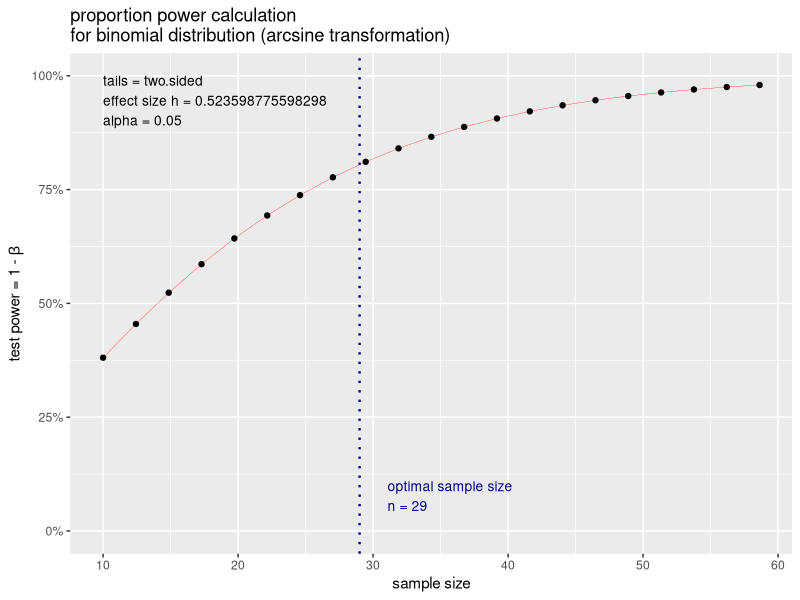
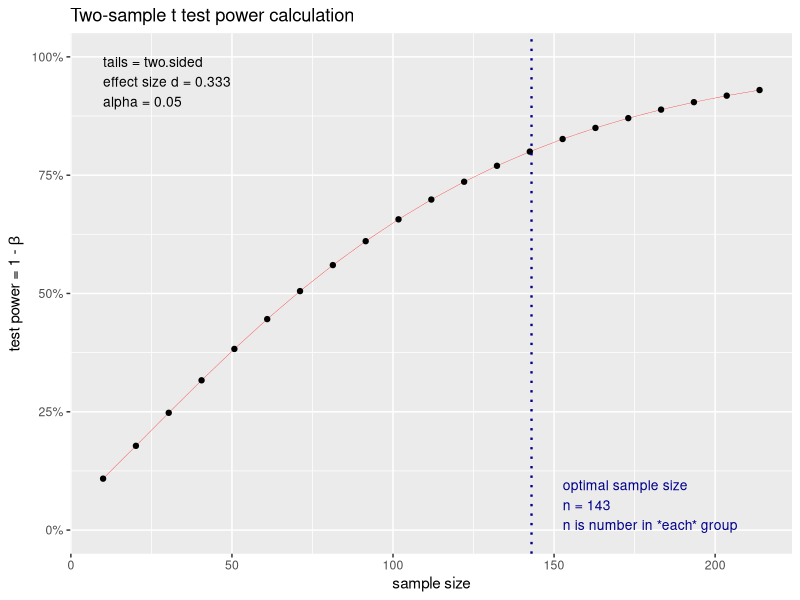

Source code (R) for these figures, in order: (Note: this script raises an error after producing the figures.)
# Clay Ford
# Power and Sample Size Analysis workshop
# Fall 2016
# UVa StatLab

# Power and sample size calculations for various statistical tests using the
# "pwr" package and a few built-in R functions

install.packages("pwr")
library(pwr)


# pwr.p.test --------------------------------------------------------------

# one-sample test for proportions  (ES=h) 

# This applies to our name tag example. Say we think people place name tags on 
# the left side of their chest 75% percent of the time versus random chance
# (50%). What sample size do we need to show this assuming a significance level
# (Type I error) of 0.05 and a desired power of 0.80?

h <- ES.h(p1 = 0.75, p2 = 0.50)
pwr.p.test(h = h, sig.level = 0.05, power = 0.80, alternative = "greater")

# About 23 people; always round up.

# The previous example assumed a one-sided test: Null = 0.5, Alt > 0.5. 

# We typically take the conservative route and calculate sample size based on a 
# two-sided test. That is Null = 0.5, Alt != 0.5. If we don't specify an
# alternative, the default alternative is two.sided.

pwr.p.test(h = h, sig.level = 0.05, power = 0.80)

# Notice we need more people. 

# Say we think people place name tags on the left 70% percent of the time
# instead of 50%. What is the power of our test if we survey 30 people provided 
# we accept a significance level of 0.05? (Notice we can use the ES.h() function
# in pwr.p.test)
pwr.p.test(h = ES.h(p1 = 0.70, p2 = 0.50), n = 30, sig.level = 0.05)

# Again, notice the default is a "two.sided" test. This means we're simply
# testing that the alternative proportion is not 0.5. It could be lower or
# higher. Assuming "greater" increases the power:
pwr.p.test(h = ES.h(p1 = 0.70, p2 = 0.50), n = 30, sig.level = 0.05, 
           alternative = "greater")

# Equivalently we can think of one proportion being "less" than some value, say
# 0.25 versus random chance. Notice the effect is negative and resulting power is
# the same:
pwr.p.test(h = ES.h(p1 = 0.30, p2 = 0.50), n = 30, sig.level = 0.05, 
           alternative = "less")

# NOTE: Usually recommended to stick with the two-sided alternative.

# We can also save the result of a sample size estimate and plot it.
pout <- pwr.p.test(h = ES.h(p1 = 0.75, p2 = 0.50), power = 0.80, sig.level = 0.05)
plot(pout)

# Your plot will look different from mine if you do not have the ggplot2 package
# installed.

# Conventional effect sizes for "h":
cohen.ES(test = "p", size = "small")
cohen.ES(test = "p", size = "medium")
cohen.ES(test = "p", size = "large")

# We can use these instead of specifying proportions:
pwr.p.test(h = 0.2, sig.level = 0.05, power = 0.8)
pwr.p.test(h = 0.5, sig.level = 0.05, power = 0.8)
pwr.p.test(h = 0.8, sig.level = 0.05, power = 0.8)

# YOUR TURN!
# Say we think people place name tags on the left 70% percent of the time instead
# of 50%. What sample size do we need to show this assuming a significance level
# of 0.01, a desired power of 0.90, and a one-sided "greater" alternative?



# pwr.2p.test -------------------------------------------------------------

# two-sample test for proportions (ES=h) 

# EXAMPLE: Let's say I want to randomly sample male and female UVa undergrad
# students and ask them if they consume alcohol at least once a week. My null
# hypothesis is no difference in the proportion that answer yes. My alternative
# hypothesis is that there is a difference. (two-sided; one gender has higher
# proportion, I don't know which.) I'd like to detect a difference as small as
# 5%. How many students do I need to sample in each group if we want 80% power
# and a significance level of 0.05?

# Recall effect size depends on the two proportions we compare:
ES.h(p1 = 0.55, p2 = 0.50)
ES.h(p1 = 0.35, p2 = 0.30)
ES.h(p1 = 0.15, p2 = 0.10)

# 55% vs. 50%
pwr.2p.test(h = ES.h(p1 = 0.55, p2 = 0.50), sig.level = 0.05, power = .80)
# 35% vs. 30%
pwr.2p.test(h = ES.h(p1 = 0.35, p2 = 0.30), sig.level = 0.05, power = .80)
# 15% vs. 10%
pwr.2p.test(h = ES.h(p1 = 0.15, p2 = 0.10), sig.level = 0.05, power = .80)

# Sample size is PER GROUP. Always round sample size up.

# Base R has a function called power.prop.test that allows you to use the raw
# proportions in the function.
power.prop.test(p1 = 0.55, p2 = 0.50, sig.level = 0.05, power = .80)
power.prop.test(p1 = 0.35, p2 = 0.30, sig.level = 0.05, power = .80)
power.prop.test(p1 = 0.15, p2 = 0.10, sig.level = 0.05, power = .80)

# Notice the results are slightly different. It calculates effect size
# differently.

# If we don't have any preconceived estimates of proportions or don't feel 
# comfortable making estimates, we can use a conventional effect sizes of 0.2,
# 0.5 or 0.8

# Sample sizes for the conventional effects:
pwr.2p.test(h = 0.2, sig.level = 0.05, power = .80)
pwr.2p.test(h = 0.5, sig.level = 0.05, power = .80)
pwr.2p.test(h = 0.8, sig.level = 0.05, power = .80)

# What sample size do I need to detect effects of 0.2 and 0.1 with 80% power?
pwr.2p.test(h = 0.2, sig.level = 0.05, power = 0.8)
pwr.2p.test(h = 0.1, sig.level = 0.05, power = 0.8)

# YOUR TURN! Let's say we're only able to randomly sample 80 students (40 per 
# group). What's the power of our two-sided test test if we assume a small
# effect size of 0.2 and we set significance level to 0.05?


# pwr.2p2n.test -----------------------------------------------------------

# two-sample test for proportions, unequal sample sizes (ES=h) 


# Let's return to our undergraduate survey of alcohol consumption. It turns out 
# we were able to survey 543 males and 675 females. What's the power of our test
# if we're interested in being able to detect a "small" effect size.

cohen.ES(test = "p", size = "small") # 0.2

# So instead of using ES.h() with guesses at p1 and p2, I can just use the
# effect size 0.2.
pwr.2p2n.test(h = 0.2, n1 = 543, n2 = 675, sig.level = 0.05)

# Let's say I previously surveyed 763 female undergraduates and found that p% 
# said they consumed alcohol once a week. I'd like to survey some males and see 
# if a significantly different proportion respond yes. How many do I need to 
# sample to detect a small effect size (0.2) in either direction with 80% power
# and a significance level of 0.05?

pwr.2p2n.test(h = 0.2, n1 = 763, power = 0.8, sig.level = 0.05)
# or specify n2; it doesn't matter



# pwr.t.test --------------------------------------------------------------

# one-sample and two-sample t tests for means (ES=d) 

# Two-sample t test

# EXAMPLE: I'm interested to know if there is a difference in the mean price of
# what male and female students pay at the library coffee shop. Let's say I
# randomly observe 30 male and 30 female students check out from the coffee shop
# and note their total purchase price. How powerful is this experiment if I want
# to detect a "medium" effect in either direction?

pwr.t.test(n = 30, d = 0.5, sig.level = 0.05) # n is per group

# How many do I need to observe for a test with 80% power?
pwr.t.test(d = 0.5, power = 0.80, sig.level = 0.05)

# What about a large effect (0.8)?
pwr.t.test(n = 30, d = 0.8, sig.level = 0.05) # n is per group
pwr.t.test(d = 0.8, power = 0.8, sig.level = 0.05) 



# EXAMPLE: Let's say we want to be able to detect a difference of at least 75
# cents in the mean purchase price. How can we convert that to an effect size?
# First we need to make a guess at the population standard deviation. If we have
# absolutely no idea, one rule of thumb is to take the difference between the 
# maximum and minimum values and divide by 4 (or 6). Let's say max is 10 and min
# is 1. So our guess at a standard deviation is 9/4 = 2.25. Therefore d is

d <- 0.75/2.25 # 0.333
pwr.t.test(d = d, power = 0.80, sig.level = 0.05)

# An effect size of 0.333 requires 143 per group 

# If you don't like working with d, you can use the power.t.test function that 
# comes with base R. It allows you to specify "delta" (true difference in means)
# and "sd" (standard deviation):

power.t.test(delta = 0.75, sd = 2.25, sig.level = 0.05, power = 0.8)

# For any of the pwr functions we can provide multiple sample size values to get
# multiple power estimates. For example, let's see how power changes as we let n
# go from 25 to 150 by 25 using an effect size of 0.333.

pwr.t.test(n = seq(25,150,25), d = 0.333, sig.level = 0.05)

# We can also save the result of a pwr.t.test sample size estimate and plot it.
pout <- pwr.t.test(d = 0.333, power = 0.80, sig.level = 0.05)
plot(pout)



# One-sample t-test

# To calculate power and sample size for one-sample t-test, I have to set the
# "type" argument to type = "one.sample"

# EXAMPLE: I think the average purchase price at the Library coffee shop is over
# $3 per student. My null is $3 or less; my alternative is greater than $3. If 
# the true average purchase price is $3.50, I would like to have 90% power to 
# declare the estimated average purchase price is greater than $3. How many 
# transactions do I need to observe assuming a significance level of 0.05? Let's
# say max purchase price is $10 and min is $1. So our guess at a standard
# deviation is 9/4 = 2.25. Therefore d is...

d <- 0.50/2.25
pwr.t.test(d = d, sig.level = 0.05, power = 0.90, alternative = "greater", 
           type = "one.sample")

# or with power.t.test:
power.t.test(delta = 0.50, sd = 2.25, power = 0.90, sig.level = 0.05, 
             alternative = "one.sided", type = "one.sample")

# Very important to remember type = "one.sample"

# What if I lower my significance level to 0.01?
pwr.t.test(d = d, sig.level = 0.01, power = 0.90, alternative = "greater", 
           type = "one.sample")

# Going to extremes...
pwr.t.test(d = d, sig.level = 0.001, power = 0.999, alternative = "greater", 
           type = "one.sample")


# "paired" t-test. 

# EXAMPLE: 24 high school boys are put on a ultraheavy rope-jumping program. 
# Does this decrease their 40-yard dash time (ie, make them faster)? We'll
# measure their 40 time before the program and after. We'll use a paired t-test
# to see if the difference in times is greater than 0 (before - after). Assume
# the standard deviation of the differences will be about 0.25. How powerful is
# the test to detect a difference of about 0.08 with 0.05 significance?

pwr.t.test(n = 24, d = 0.08 / 0.25, 
           type = "paired", alternative = "greater")

# or 
power.t.test(n = 24, delta = 0.08, sd = 0.25, 
             type = "paired", alternative = "one.sided")


# YOUR TURN! How many boys would I need to sample to detect a difference of 0.08
# in either direction with 80% power and the usual 0.05 significance level,
# assuming the standard deviation of the differences will be about 0.25?


# pwr.t2n.test ------------------------------------------------------------

# two-sample t test for means, unequal sample sizes (ES=d) 

# Find power for a t-test with 28 in one group and 35 in the other group and a
# medium effect size. (sig.level defaults to 0.05.)
pwr.t2n.test(n1 = 28, n2 = 35, d = 0.5)

# Find n1 sample size when other group has 35, desired power is 0.80, effect 
# size is 0.5 and significance level is 0.05:
pwr.t2n.test(n2 = 35, d = 0.5, power = 0.8)

# what about a large effect?
pwr.t2n.test(n2 = 35, d = 0.8, power = 0.8)



# pwr.chisq.test ----------------------------------------------------------

# chi-squared tests (ES=w)

# Goodness of fit

# EXAMPLE: (From Cohen, example 7.1) A market researcher is seeking to determine
# preference among 4 package designs. He arranges to have a panel of 100 
# consumers rate their favorite package design. He wants to perform a chi-square
# goodness of fit test against the null of equal preference (25% for each
# design) with a significance level of 0.05. What's the power of the test if 3/8
# of the population actually prefers one of the designs and the remaining 5/8
# are split over the other 3 designs?

# To calculate effect size, we need to create vectors of null and alternative
# proportions:
null <- rep(0.25, 4)
alt <- c(3/8, rep((5/8)/3, 3))
# Now use them in the effect size function
ES.w1(null,alt)

# To calculate power, specify effect size, N, and degrees of freedom (4-1).
pwr.chisq.test(w=ES.w1(null,alt), N=100, df=(4-1), sig.level=0.05)

# How many subjects do we need to achieve 80% power?
pwr.chisq.test(w=ES.w1(null,alt), df=(4-1), power=0.8, sig.level = 0.05)

# If our alternative is correct then we need to survey at least 131 people to
# detect this with 80% power.

# test of association

# EXAMPLE: I want to see if there's an association between gender and flossing
# teeth among UVa students. I randomly sample 100 students (male and female) and
# ask whether or not they floss daily. I want to carry out a chi-square test of 
# association to determine if there's an association between these two 
# variables. As usual I set my significance level to 0.05. To determine effect 
# size I need to propose an alternative hypothesis, which in this case is a 
# table of proportions. I propose the following:

#   Floss No Floss
# M   0.1      0.4
# F   0.2      0.3

prob <- matrix(c(0.1,0.2,0.4,0.3), ncol=2, 
               dimnames = list(c("M","F"),c("Floss","No Floss")))
prob

# Even proportion of male and female, but I want to detect if at least 10% more
# females floss.

# Now use the matrix to calculate effect size:
ES.w2(prob)

# We also need degrees of freedom.
# DF = (2 - 1) * (2 - 1) = 1

# And calculate power:
pwr.chisq.test(w = ES.w2(prob), N = 100, df = 1, sig.level = 0.05)

# How many students should I survey if I wish to achieve 90% power?
pwr.chisq.test(w = ES.w2(prob), power = 0.9, df = 1, sig.level = 0.05)

# If you don't suspect association in either direction, or you don't feel like
# building a matrix in R, you can go with a conventional effect size.

cohen.ES(test = "chisq", size = "small")
pwr.chisq.test(w = 0.1, N = 100, df = 1, sig.level = 0.05)
pwr.chisq.test(w = 0.1, power = 0.9, df = 1, sig.level = 0.05)

# Could also reframe the question as a two-sample proportion test. What sample 
# size do I need to detect a small effect in gender on the proportion of
# students who floss with 90% power?
pwr.2p.test(h = 0.2, sig.level = 0.05, power = 0.9)

# Notice this returns the same answer, except divided by 2.

# pwr.r.test --------------------------------------------------------------

# correlation test (ES=r) 

# EXAMPLE: Let's say I'm a web developer and I want to conduct an experiment 
# with one of my sites. I want to randomly select a group of people, ranging in 
# age from 18 - 65, and time them how long it takes them to complete a task, say
# locate some piece of information. I suspect there may be a "small" positive 
# linear relationship between time it takes to complete the task and age. How 
# many subjects do I need to detect this positive (ie, r > 0) relationship with
# 80% power and the usual 0.05 significance level?

pwr.r.test(r = 0.1, sig.level = 0.05, power = 0.8, alternative = "greater")

# The "arctangh transformation" approximates the normal distribution, which is 
# used in the power and sample size calculations.

# The default is a two-sided test. We specify alternative = "greater" since we 
# believe there is small positive effect. That is, our null is correlation <= 0
# vs the alternative that correlation is > 0. 

# What if I just want to detect a small effect in either direction (positive or
# negative correlation)? Use the default settings of "two.sided"
pwr.r.test(r = 0.1, sig.level = 0.05, power = 0.8, alternative = "two.sided")


# YOUR TURN:
# What's the power of my test if I recruit 50 people and I hypothesize a medium
# positive effect?



# power.anova.test --------------------------------------------------------

# balanced one-way analysis of variance tests

# EXAMPLE: Let's say I'm a web developer and I'm interested in 3 web site
# designs for a client. I'd like to know which design(s) help users find
# information fastest, or which design requires the most time. I design an
# experiment where I have 3 groups of randomly selected people use one of the
# designs to find some piece of information and I record how long it takes. (All
# groups look for the same information.) How many people do I need in each group
# if I believe two of the designs will take 30 seconds and one will take 25
# seconds? Assume population standard deviation is 5 and that I desire power
# and significance levels of 0.8 and 0.05.

# The between group variance:
var(c(30, 30, 25))

# The within group variance (sd ^ 2):
5^2

power.anova.test(groups = 3, between.var = 8.3, within.var = 5^2, power = 0.8)

# n = 16

# The pwr.anova.test function requires you to provide an effect size. The effect
# size, f, for k groups is calculated as follows:

# f = sd_means / sd_populations

# Translation: standard deviation of the k means divided the common standard 
# deviation of the populations involved.

# Or just use conventional effect sizes: 0.1, 0.25, 0.4.

cohen.ES(test = "anov", size = "small")
cohen.ES(test = "anov", size = "medium")
cohen.ES(test = "anov", size = "large")

# Returning to example, How many people do I need in each group if I want to
# detect a medium effect with 80% power and a significance level of 0.05.
pwr.anova.test(k = 3, f = 0.25, sig.level = 0.05, power = 0.8)

# Or what's the power of my test to detect a medium effect if I get 50 for each
# group?
pwr.anova.test(k = 3, f = 0.25, sig.level = 0.05, n = 50)



# pwr.f2.test -------------------------------------------------------------

# test for the general linear model (ES=f2) 

# Again we have suggested small, medium and large effect sizes:

cohen.ES(test = "f2", size = "small") # 0.02
# R-squared:
0.02/(1 + 0.02) # 0.019

cohen.ES(test = "f2", size = "medium") # 0.15
# R-squared:
0.15/(1 + 0.15) # 0.130

cohen.ES(test = "f2", size = "large") # 0.35
# R-squared:
0.35/(1 + 0.35) # 0.259

# Obviously these are debatable! What's conventional in the behavioral and
# social sciences may not be in other fields.

# EXAMPLE: Let's say I'm hired to survey a company's workforce about job 
# satisfaction. I ask employees to rate their satisfaction on a scale from 1 
# (hating life) to 10 (loving life). I know there will be variability in the 
# answers, but I think two variables that will explain this variability are 
# salary and age. In fact I think it will explain at least 30% (R^2 = .30) of
# the variance. How powerful is my "experiment" if I randomly recruit 40
# employees and accept a 0.05 significance level?

# Two predictors, so u = 2
# 40 subjects, so v = 40 - 2 - 1 = 37
# R^2 = .30, so effect size f2 = 0.3/(1 - 0.3)

pwr.f2.test(u = 2, v = 37, f2 = 0.3/(1 - 0.3), sig.level = 0.05)

# How many employees do I need to survey if I want to be able to detect at least
# 30% explained variance (R^2 = .30) with 80% power and the usual 0.05
# significance level? We have to find v and then derive n.

pwr.f2.test(u = 2, f2 = 0.3/(1 - 0.3), sig.level = 0.05, power = 0.8)
# now find n, which is n = v + u + 1
23 + 2 + 1 # 26

# It's important to note that the alternative hypothesis here is that at least 
# one of the coefficients in my model is not 0. This doesn't mean we need at 
# least 26 subjects to have all coefficients significant. It just means 26 
# subjects gives us 80% chance of correctly detecting the effect of at least one
# of our predictors, provided one or more truly affect our response.

# Continuing with previous example, it would be of interest if having your own 
# office accounted for at least 5% beyond the variance explained by the model 
# with salary and age. We could think of this as a 0/1 indicator in the model
# that takes the value 1 if an employee has his/her own office, and 0 otherwise.

# Call the office indicator variable set "B" and the others variable set 
# "A". We'd like to know the power of this regression for detecting the 
# contribution of B to the model with A. This is sometimes called a Partial F 
# test. We test if a set of predictors explain variance above and beyond a
# second set of predictors. The null is no contribution.

# The effect size for this test:
  
# f2 = (R^2_AB - R^2_A) / (1 - R^2_AB)

# R^2_AB is percent variance explained by variable sets A and B. R^2_A is 
# percent variance explained by variable set A.

# In this case, f2 = (0.35 - 0.30)/(1 - 0.35)
  
# How many employees would we need to survey to identify the office contribution
# to variance explained with 90% power and a signficance level of 0.05?

# u = number of variables in set "A"
# v = n - number of variables in sets "A" and "B" - 1

pwr.f2.test(u = 2, f2 = (0.35 - 0.30) /(1 - 0.35), sig.level = 0.05, power = 0.9)

# To calculate sample size:
# n = ceiling(v) + number of variables in A & B + 1
165 + 3 + 1 # 169


# time permitting material ------------------------------------------------

# sample size curves

# Sample size curves can be a useful visual aid in helping understand the 
# relationship between effect size, power, sample size and significance level.
# Let's make some for a chi-square test of association for a 2 x 2 table.

# generate a sequence of effect sizes and power values
es <- seq(0.1,0.5,0.01)
pow <- c(0.8, 0.85, 0.9, 0.95)

# combine these values into a data frame
vals <- expand.grid(es=es,pow=pow)

# create a function to calculate sample size and extract
getN <- function(es,pow,sl=0.05){
  ceiling(pwr.chisq.test(w = es, df = 1, power = pow, sig.level = sl)$N)
}

getN(vals$es, vals$pow)

# "apply" the function to the es and pow columns of the vals data frame
vals$n <- mapply(getN, vals$es, vals$pow)
# add a column to indicate significance level
vals$sl <- 0.05

# create temporary copy of vals to do the same for 0.01 significance level
tmp <- vals
tmp$n <- mapply(getN, vals$es, vals$pow, 0.01)
tmp$sl <- 0.01

# combine tmp and vals into vals
vals <- rbind(vals, tmp); rm(tmp)

# set "pow" as factor to aid in plotting
vals$pow <- factor(vals$pow)

# create sample size curves faceted by significance level
library(ggplot2)
ggplot(vals, aes(es, n, color=pow, group=pow)) + geom_line() +
  facet_wrap(~ sl) +
  labs(x="Effect Size", y="Sample Size", title="Sample Sizes for Chi-square Test (2 x 2)") +
  scale_color_discrete("Power") 



# Let's see how effect size affects sample size. The results of the pwr
# functions can be saved:
pout <- pwr.2p.test(h = 0.2, power = 0.80, sig.level = 0.05)

# Then various parts can be extracted:
str(pout)
pout$n
ceiling(pout$n) # round up

# We can also do this directly as follows:
ceiling(pwr.2p.test(h = 0.2, power = 0.80, sig.level = 0.05)$n)

# comparing effect size to sample size to help us get a feel for their
# relationship:

# generate a sequence of effect sizes
h <- seq(0.1, 0.9, 0.01)

# "apply" the pwr.p.test function to the effect sizes
n <- sapply(h, function(x)ceiling(pwr.2p.test(h = x, power = 0.80)$n))

# plot sample size vs. effect size
plot(h, n, type="l", main="Sample size vs Effect size h\n for 80% power and 0.05 significance level")

# add points representing "conventional" effect sizes
points(x = c(0.2,0.5,0.8), y = n[h %in% c(0.2,0.5,0.8)], 
       pch=19, cex=1, col=c("black","red","blue"))
legend("topright", legend = c("0.2 (small)","0.5 (medium)","0.8 (large)"), 
       col = c("black","red","blue"), 
       pch = 19, title = "effect size")

# As we go below 0.2, the sample size takes off!


# END WORKSHOP SCRIPT
